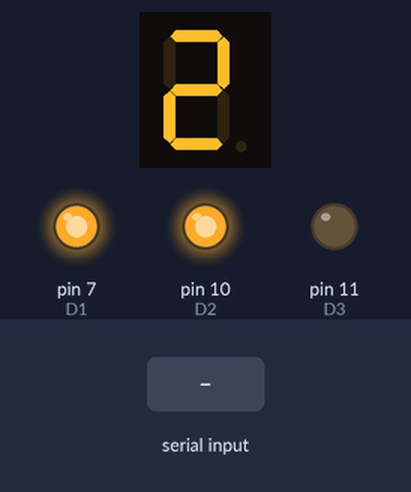
The sketch below on a simulated Arduino Uno, built with avr-gcc and run on an emulated ATmega328P. Shown: 1-digit seven-segment display, output pins drawn as LEDs (lit = HIGH). Wiring (inferred from the names in the program): 1-digit 7-segment display, segments lit when HIGH: segments pin 8, pin 12, pin 4, pin 3, pin 2, pin 9, pin 5, pin 13. The inputs (shaded band) are chosen by the test bench. The segment pins are drawn as the display they are named for; pins used as bus, display or sensor lines are not drawn; what the sketch prints to the serial monitor is not drawn.

Above: at 1.1 s.
3.6 s: "5\n" received over Serial
At 4.4 s:
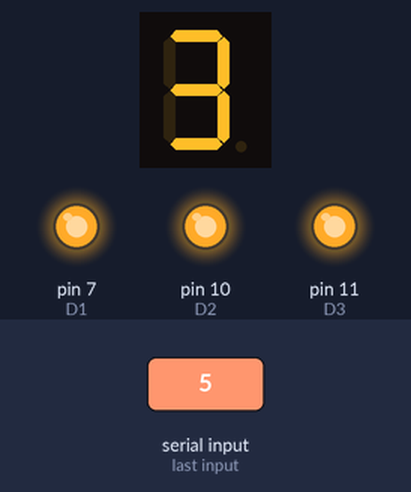
6.6 s: "90,45\n" received over Serial
At 6.75 s:
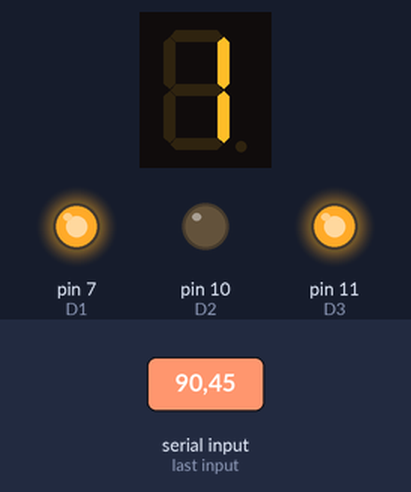
Timing chart, 0 to 14.5 s (numbered marks = the images above; inputs shaded):
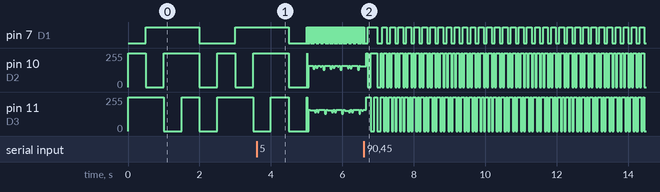

Measured:
- after the input at 6.6 s, the display: changes after 0.11 s (image 2)
- by itself, pin 11 (D3): moves between 0/255 and 255/255, repeating every 2.9 s
- what the display in image 0 shows lasts 0.5 s, from 1.0 s to 1.5 s

The sketch:

FourDigit7SegmentDisplay.ino
```cpp
int delay_ms = 500;
/*
  Showing number 0-9 on a Common Anode 7-segment LED display
  Displays the numbers 0-9 on the display, with one second inbetween.
    A
   ---
F |   | B
  | G |
   ---
E |   | C
  |   |
   ---  DP
    D
 */

// Pin 2-8 is connected  to the 7 segments of the display.

int pinA =  8;  // 5641AH PIN 11
int pinB = 12;  // 5641AH PIN  7
int pinC =  4;  // 5641AH PIN  4
int pinD =  3;  // 5641AH PIN  2
int pinE =  2;  // 5641AH PIN  1
int pinF =  9;  // 5641AH PIN 10
int pinG =  5;  // 5641AH PIN  5
int pinDP = 13; // 5641AH PIN  3
int D1 =  7;  // 5641AH PIN 12
int D2 =  10;  // 5641AH PIN  9
int D3 =  11;  // 5641AH PIN  8
int D4 =  6;  // 5641AH PIN  6

// the setup routine  runs once when you press reset:
void setup() {

  while (!Serial);
  Serial.begin(115200) ;
  // initialize  the digital pins as outputs.
  pinMode(pinA, OUTPUT);
  pinMode(pinB, OUTPUT);
  pinMode(pinC, OUTPUT);
  pinMode(pinD, OUTPUT);
  pinMode(pinE, OUTPUT);
  pinMode(pinF, OUTPUT);
  pinMode(pinG, OUTPUT);
  pinMode(pinDP, OUTPUT);
  pinMode(D1, OUTPUT);
  pinMode(D2, OUTPUT);
  pinMode(D3, OUTPUT);
  pinMode(D4, OUTPUT);

  Serial.println("Setup Complete.");
}

// the loop routine runs over  and over again forever:
void loop() {
  // THIS MOVES BELOW CODE TO THE NEXT LCD BLOCK
  digitalWrite(D1, LOW);
  digitalWrite(D2, HIGH);
  digitalWrite(D3, HIGH);
  digitalWrite(D4, HIGH);

  //THIS ENDS THE MOVEMENT AND REMAINS ON THE LAST BLOCK FOR THE FOLLOWING DIGITS
  //0
  digitalWrite(pinDP, HIGH);
  digitalWrite(pinA, HIGH);
  digitalWrite(pinB, HIGH);
  digitalWrite(pinC, HIGH);
  digitalWrite(pinD, HIGH);
  digitalWrite(pinE, HIGH);
  digitalWrite(pinF, HIGH);
  digitalWrite(pinG,  LOW);
  delay(delay_ms);               // wait for  a second
  digitalWrite(pinDP, LOW);
  // THIS MOVES BELOW CODE TO THE NEXT LCD BLOCK
  digitalWrite(D1, HIGH);
  digitalWrite(D2,  LOW);
  digitalWrite(D3, HIGH);
  digitalWrite(D4, HIGH);
  //THIS ENDS THE MOVEMENT AND REMAINS ON THE LAST BLOCK FOR THE FOLLOWING DIGITS

  //1
  digitalWrite(pinA,  LOW);
  digitalWrite(pinB, HIGH);
  digitalWrite(pinC, HIGH);
  digitalWrite(pinD,  LOW);
  digitalWrite(pinE,  LOW);
  digitalWrite(pinF,  LOW);
  digitalWrite(pinG,  LOW);
  delay(delay_ms); // wait for a second

  // THIS MOVES BELOW CODE TO THE NEXT LCD BLOCK
  digitalWrite(D1, HIGH);
  digitalWrite(D2, HIGH);
  digitalWrite(D3,  LOW);
  digitalWrite(D4, HIGH);
  //THIS ENDS THE MOVEMENT AND REMAINS ON THE LAST BLOCK FOR THE FOLLOWING DIGITS

  //2
  digitalWrite(pinA, HIGH);
  digitalWrite(pinB, HIGH);
  digitalWrite(pinC,  LOW);
  digitalWrite(pinD, HIGH);
  digitalWrite(pinE, HIGH);
  digitalWrite(pinF,  LOW);
  digitalWrite(pinG, HIGH);
  delay(delay_ms); // wait for a second

  // THIS MOVES BELOW CODE TO THE NEXT LCD BLOCK
  digitalWrite(D1, HIGH);
  digitalWrite(D2, HIGH);
  digitalWrite(D3, HIGH);
  digitalWrite(D4,  LOW);
  //THIS ENDS THE MOVEMENT AND REMAINS ON THE LAST BLOCK FOR THE FOLLOWING DIGITS

  //3
  digitalWrite(pinA,  HIGH);
  digitalWrite(pinB,  HIGH);
  digitalWrite(pinC,  HIGH);
  digitalWrite(pinD,  HIGH);
  digitalWrite(pinE, LOW);
  digitalWrite(pinF, LOW);
  digitalWrite(pinG,  HIGH);
  delay(delay_ms); // wait for a second


  digitalWrite(D1, LOW);
  digitalWrite(D2, LOW);
  digitalWrite(D3, LOW);
  digitalWrite(D4,  LOW);
  //8
  digitalWrite(pinA,  HIGH);
  digitalWrite(pinB, HIGH);
  digitalWrite(pinC,  HIGH);
  digitalWrite(pinD,  HIGH);
  digitalWrite(pinE, HIGH);
  digitalWrite(pinF,  HIGH);
  digitalWrite(pinG,  HIGH);
    digitalWrite(pinDP, HIGH);
  delay(delay_ms); // wait for a second

}
  void serialEvent() {
    if (Serial.available()) {
      int readValue = Serial.parseInt();
      Serial.read();
      delay_ms = readValue;
    }
  }
```
